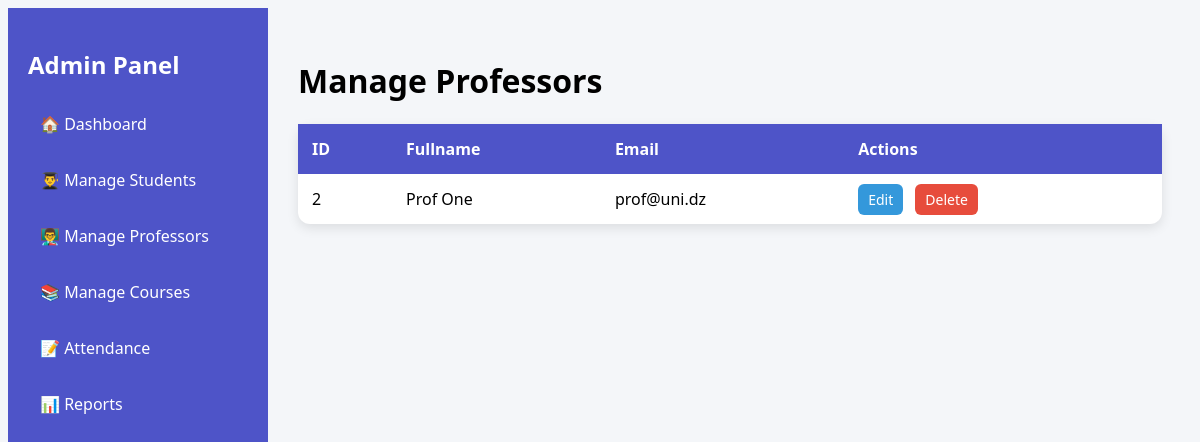
The app's page /public/admin/professors.php (signed in) with its own data.
### tables this page shows
CREATE TABLE users (
  id INT AUTO_INCREMENT PRIMARY KEY,
  fullname VARCHAR(100) NOT NULL,
  email VARCHAR(120) UNIQUE NOT NULL,
  password_hash VARCHAR(255) NOT NULL,
  role ENUM('student','professor','admin') NOT NULL
);

### public/admin/professors.php (the view, shortened to what this page needs)
<?php
$pdo = new PDO("mysql:host=127.0.0.1;dbname=attendance_db;charset=utf8", "root", "");
$pdo->setAttribute(PDO::ATTR_ERRMODE, PDO::ERRMODE_EXCEPTION);
$stmt = $pdo->query("SELECT id, fullname, email FROM users WHERE role='professor'");
$professors = $stmt->fetchAll(PDO::FETCH_ASSOC);
?>
<!DOCTYPE html>
<html lang="en">
<head>
</head>
<body>
  <div class="sidebar">
    <h2>Admin Panel</h2>
    <a href="dashboard.php">🏠 Dashboard</a>
    <a href="students.php">👨‍🎓 Manage Students</a>
    <a href="professors.php">👨‍🏫 Manage Professors</a>
    <a href="courses.php">📚 Manage Courses</a>
    <a href="attendance.php">📝 Attendance</a>
    <a href="reports.php">📊 Reports</a>
  </div>
  <div class="main">
    <h1>Manage Professors</h1>
    <table>
      <thead><tr><th>ID</th><th>Fullname</th><th>Email</th><th>Actions</th></tr></thead>
      <tbody>
        <?php foreach($professors as $p): ?>
          <tr>
            <td><?= $p['id'] ?></td>
            <td><?= htmlspecialchars($p['fullname']) ?></td>
            <td><?= htmlspecialchars($p['email']) ?></td>
            <td class="actions">
              <a href="edit_professor.php?id=<?= $p['id'] ?>" class="edit">Edit</a>
              <a href="delete_professor.php?id=<?= $p['id'] ?>" class="delete" onclick="return confirm('Delete this professor?')">Delete</a>
            </td>
          </tr>
        <?php endforeach; ?>
      </tbody>
    </table>
  </div>
</body>
</html>

### public/admin/professors.php (style rules this page uses)
body { font-family:'Segoe UI'; background:#f4f6f9; display:flex; min-height:100vh; }
.sidebar { width:220px; background:#4e54c8; color:#fff; padding:20px; }
.sidebar a { display:block; color:#fff; text-decoration:none; padding:12px; border-radius:6px; margin-bottom:10px; }
.main { flex:1; padding:30px; }
table { width:100%; border-collapse:collapse; background:#fff; border-radius:12px; box-shadow:0 4px 12px rgba(0,0,0,0.1); }
th,td { padding:14px; text-align:left; }
th { background:#4e54c8; color:#fff; }
.actions a { padding:6px 10px; border-radius:6px; font-size:14px; text-decoration:none; margin-right:8px; }
.edit { background:#3498db;color:#fff; }
.delete { background:#e74c3c;color:#fff; }

### records on screen
users: id "2", fullname "Prof One", email "prof@uni.dz"
